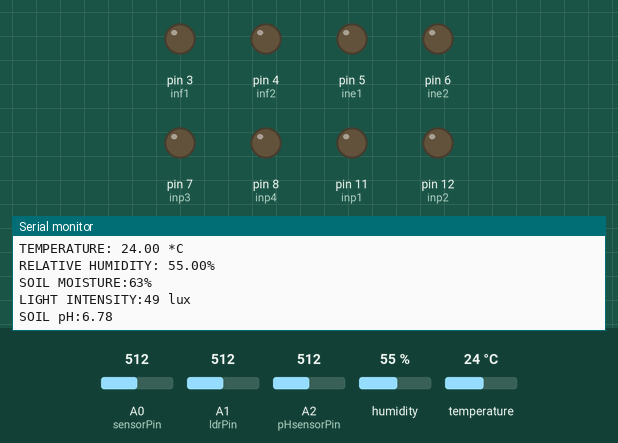
Recording of a sketch running on a simulated Arduino Uno, built with avr-gcc and run on an emulated ATmega328P. Shown: output pins drawn as LEDs (lit = HIGH), the last lines printed to the serial monitor. The test bench sets the inputs (shaded band); at power-on: humidity 55 %, A1 (ldrPin) = 512, A0 (sensorPin) = 512, A2 (pHsensorPin) = 512, temperature 24 °C. The modem accepts every AT command (registered, SIM ready, sends succeed) and sends nothing else.

Above: at 2.3 s.
2.4 s: humidity set to 79 %
3.9 s: humidity set to 82 %
At 6.3 s:
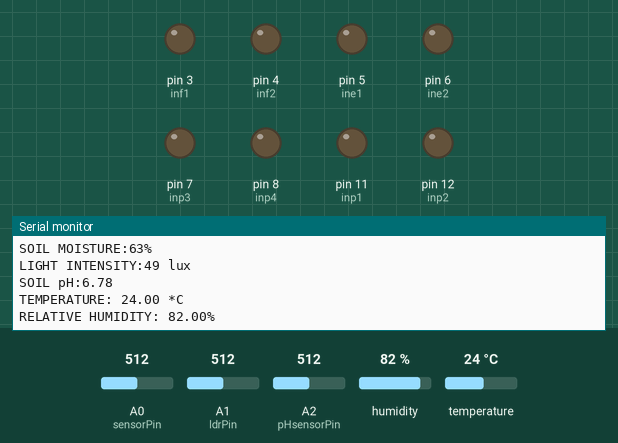
11.6 s: A1 (ldrPin) set to 623
At 12.8 s:
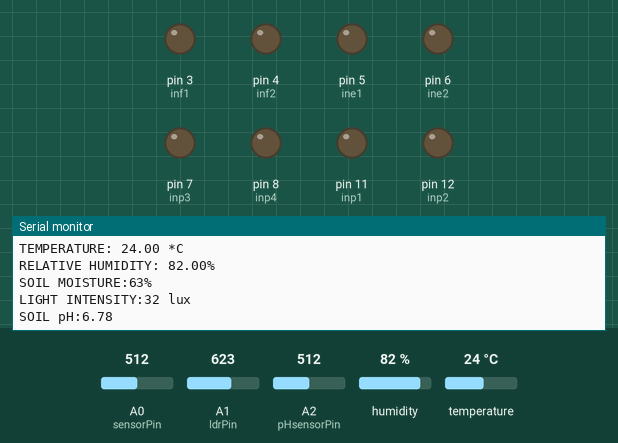
13.1 s: A1 (ldrPin) set to 657
At 14.9 s:
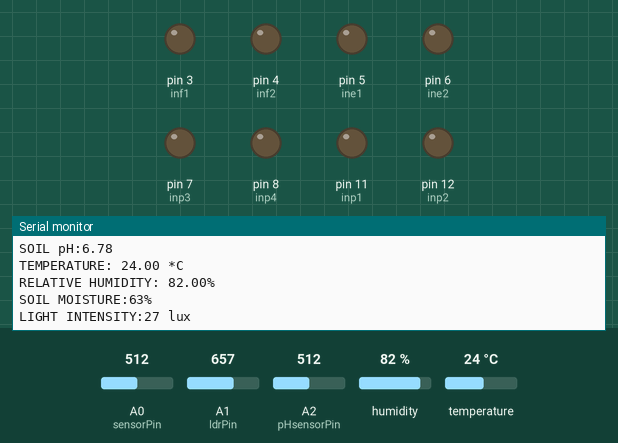
Timing chart, 0 to 16.4 s (numbered marks = the images above; inputs shaded):
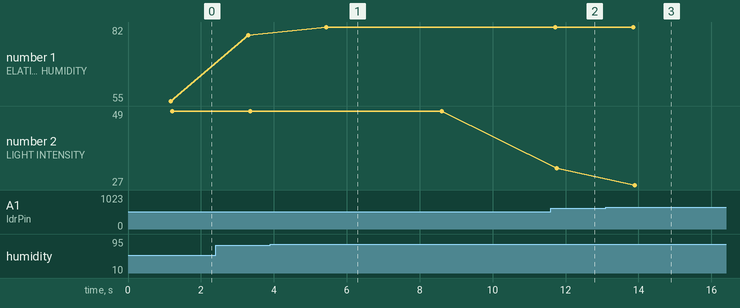

Measured:
- the behaviour switches between 80 and 81 % on humidity (found by bisection; images 0 and 1)
- the behaviour switches between 639 and 640 on A1 (ldrPin) (found by bisection; images 2 and 3)
- after the input at 3.9 s, the serial monitor: prints a new line after 1.5 s (image 1)
- after the input at 11.6 s, the serial monitor: prints a new line after 0.16 s (image 2)
- after the input at 13.1 s, the serial monitor: prints a new line after 0.80 s (image 3)
- plotted number 1: 55 → 79 after the input at 2.4 s, 79 → 82 after the input at 3.9 s
- plotted number 2: 49 → 32 after the input at 11.6 s, 32 → 27 after the input at 13.1 s

The sketch:

environmentmonitor.ino
```cpp
#include <Adafruit_Sensor.h>
#include <DHT.h>
#include <DHT_U.h>
#include <SoftwareSerial.h>


String num="+918123855628";
String st="";

SoftwareSerial mySerial(9,10);//(txPin, rxPin)
#define pHsensorPin 2
unsigned long int avgValue;
float phValue=0.0;

 int buf[10],temp;
 int inp1 = 11;
 int inp2 = 12;

 int inf1 = 3;
 int inf2 = 4;
 int ine1 = 5;
 int ine2 = 6;
 int inp3 = 7;
 int inp4 = 8;
 int led =  2;
#define DHTPIN     13
 int sensorPin = A0;
 int sensorValue = 0;
 int ldrPin = A1;
 int ldrValue = 0;

 int humflag=0,temflag=0,moiflag=0,lightflag=0,phflag=0;

#define DHTTYPE           DHT11
DHT_Unified dht(DHTPIN, DHTTYPE);
uint32_t delayMS;

sensors_event_t event;
int sensorValue1;
int Light;

void setup()
{
  mySerial.begin(9600);
  Serial.begin(9600);
  mySerial.println("AT+CMGF=1");
  mySerial.println("AT+CNMI=2,2,0,0,0"); // AT Command to recieve a live SMS
  delay(100);
  if (mySerial.available()>0)
  {
    Serial.println(mySerial.readString());
  }
  dht.begin();
  pinMode(inf1,OUTPUT);
  pinMode(inf2,OUTPUT);
  pinMode(ine1,OUTPUT);
  pinMode(ine2,OUTPUT);
  pinMode(inp3,OUTPUT);
  pinMode(inp4,OUTPUT);
  pinMode(led,OUTPUT);
  pinMode(sensorPin,INPUT);
  pinMode(pHsensorPin,INPUT);
  pinMode(inp1,OUTPUT);
  pinMode(inp2,OUTPUT);
}
void loop()
{

  // TEMPERATURE
  dht.temperature().getEvent(&event);
  if (isnan(event.temperature))
  {
    Serial.println("Error reading temperature!");
  }
  else
  {
    Serial.print("TEMPERATURE: ");
    Serial.print(event.temperature);
    Serial.println(" *C");
   }
   if (event.temperature > 40)
   {
    if(temflag==0)
    {
    SendMessage("Temp: "+String(event.temperature)+"*C",num);
    temflag=1;
    }
   }
  else
   {
   temflag=0;
   }

   //  HUMIDITY

  dht.humidity().getEvent(&event);
  if (isnan(event.relative_humidity))
  {
    Serial.println("Error reading humidity!");
    delay(2000);
  }
  else
  {
    Serial.print("RELATIVE HUMIDITY: ");
    Serial.print(event.relative_humidity);
    Serial.println("%");
  }
  if (event.relative_humidity > 80)
   {
    if(humflag==0)
    {
    SendMessage("Relative Hum: " +String(event.relative_humidity)+"%",num);
    humflag=1;
    }
   }
   else
   {
     humflag=0;
   }
   //SOIL MOISTURE SENSOR

  sensorValue = analogRead(sensorPin);

  sensorValue1 = map(sensorValue,200,1023,100,0);

   Serial.print("SOIL MOISTURE:");
   Serial.print(sensorValue1);
   Serial.println("%");
   if (sensorValue1 < 1)
   {
    if(moiflag==0)
    {
    SendMessage("Soil Moisture: "+String(sensorValue1)+"%",num);
    moiflag=1;
    }

    }
  else
   {
    moiflag=0;
    }

   //LDR SENSOR

  ldrValue = analogRead(ldrPin);
  double Vout = ldrValue*0.0048875;
  Light=(500*(5-Vout))/(10*Vout);
  Serial.print("LIGHT INTENSITY:");
  Serial.print(Light);
  Serial.println(" lux");
  if (Light < 30)
   {
    if(lightflag==0)
    {
    SendMessage("Light: "+String(Light)+"Lux",num);
    lightflag=1;
    }
  }
  else
  {
    lightflag=0;
  }

  phsense();
  Serial.println();

  SendMessage();
  delay(1000);
}

void SendMessage()
{
  if (mySerial.available())
  {
    String message="";
    String numb="";
    String msg=mySerial.readString();
    Serial.println(msg);
    numb=msg.substring(9,22);
    Serial.print("Number:");
    Serial.println(numb);
    if(numb==num)
    {

       message=msg.substring(51,msg.length()-2);
       Serial.println(message);
       if(message=="FANON")
       {
        Serial.println("fan");
          digitalWrite(inf1,HIGH);
          digitalWrite(inf2,LOW);
       }
       if(message=="FANOFF")
       {
          digitalWrite(inf1,LOW);
          digitalWrite(inf2,LOW);
       }
       if(message=="EFANON")
       {
          digitalWrite(ine1,HIGH);
          digitalWrite(ine2,LOW);
       }
       if(message=="EFANOFF")
       {
          digitalWrite(ine1,LOW);
          digitalWrite(ine2,LOW);
       }
       if(message=="MOTORON")
       {
          digitalWrite(inp3,HIGH);
          digitalWrite(inp4,LOW);
       }
       if(message=="MOTOROFF")
       {
          digitalWrite(inp3,LOW);
          digitalWrite(inp4,LOW);
       }
       if(message=="PUMPON")
       {
          digitalWrite(inp1,LOW);
          digitalWrite(inp2,LOW);
       }
       if(message=="PUMPOFF")
       {
          digitalWrite(inp1,LOW);
          digitalWrite(inp2,LOW);
       }
       if(message=="LIGHTON")
       {
          digitalWrite(led,HIGH);
       }
       if(message=="LIGHTOFF")
       {
          digitalWrite(led,LOW);
       }
       if(message=="STATUS")
       {
         String val="Temperature:"+String(event.temperature,1)+"*C  Relative Humidity:"+String(event.relative_humidity)+"% Soil Moisture:"+String(sensorValue1)+"% Light:"+String(Light)+"Lux  Soil pH:"+String(phValue,2);
         SendMessage(val,num);
       }
     }
  }
}

void SendMessage(String st,String nu)
{
  mySerial.println("AT+CMGF=1\r\n"); //Sets the GSM Module in Text Mode
  delay(1000); // Delay of 1000 milli seconds or 1 second
  mySerial.println("AT+CMGS=\""+nu+"\"\r\n"); // Replace x with mobile number
  delay(1000);
  mySerial.println(st);
  delay(100);
  mySerial.println((char)26);// ASCII code of CTRL+Z
  delay(1000);
}


 void phsense()
     {
         for(int i=0;i<10;i++)
         {
             buf[i]=analogRead(pHsensorPin);
             delay(10);
         }
         for(int i=0;i<9;i++)
          {
           for(int j=i+1;j<10;j++)
                  {
                      if(buf[i]>buf[j])
                       {
                            temp=buf[i];
                            buf[i]=buf[j];
                            buf[j]=temp;
                        }
                   }
              }
          avgValue=0;
          for(int i=2;i<8;i++)
          avgValue+=buf[i];
          float phVoltage=((float)avgValue*4.52/1024)/6;

          phValue=3*phVoltage;
          Serial.print("SOIL pH:");
          Serial.print(phValue,2);
          Serial.println(" ");
          delay(1000);
          if ( phValue<5)
              {
               if(phflag==0)
               {
                SendMessage("Soil pH: "+String(phValue,2),num);
                phflag=1;
               }

              }
          else
              {
                  phflag=0;
              }


}
```
